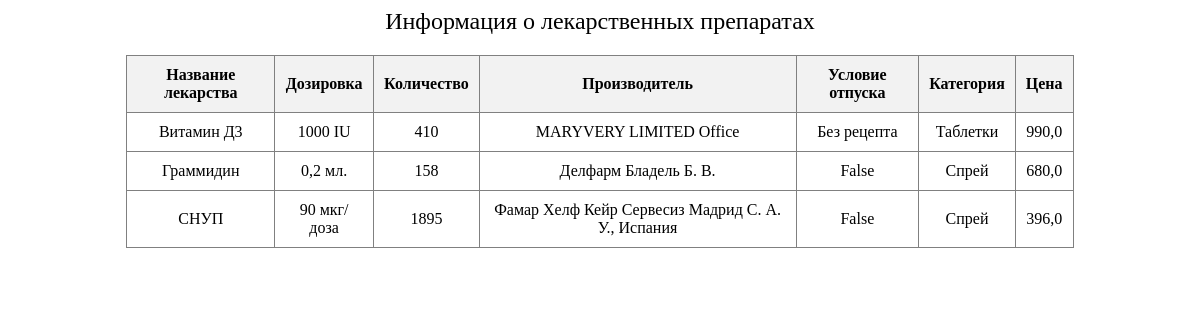
/medicine, run on an earlier commit of the app's database.
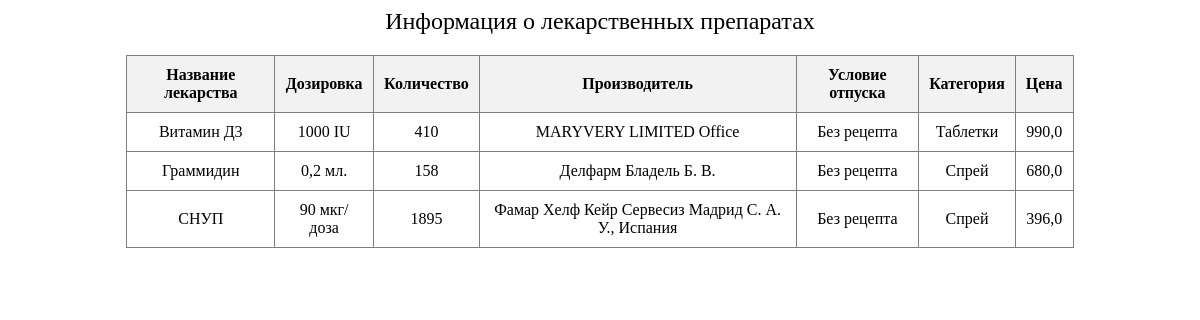
And on a later commit of the database.
### stockinfo/models.py (models this page shows, shortened)
class Medicine(models.Model):
    name = models.CharField(max_length=255, verbose_name='Название лекарства')
    dosage = models.CharField(max_length=255, verbose_name='Дозировка')
    quantity = models.IntegerField(verbose_name='Количество')
    manufacturer = models.CharField(max_length=255, verbose_name='Производитель')
    prescription_required = models.CharField(max_length=255, verbose_name='Условия отпуска')
    category = models.CharField(max_length=255, verbose_name='Категория')
    price = models.FloatField(null=True, blank=True, verbose_name='Цена')
    class Meta:
        verbose_name_plural = 'Лекарства'
        verbose_name = 'Лекарство'
        ordering = ['name']

### stockinfo/views.py (the view)
# urls.py: path('medicine', views.medicines1),
def medicines1(request):
    medicine = Medicine.objects.all()
    return render(request, "stockinfo/medicine.html", {
        'var_med': medicine,
    })

### stockinfo/templates/stockinfo/medicine.html (shortened to what this page needs)
<!DOCTYPE html>
<html lang="ru">
<head>
</head>
<body>
    <div align="center" style="font-size: 24px; margin-bottom: 20px">Информация о лекарственных препаратах</div>
    <table align="center" border="1" cellpadding="10" cellspacing="0" style="border-collapse: collapse; width: 80%;">
        <thead>
            <tr>
                <th style="background-color: #f2f2f2;">Название лекарства</th>
                <th style="background-color: #f2f2f2;">Дозировка</th>
                <th style="background-color: #f2f2f2;">Количество</th>
                <th style="background-color: #f2f2f2;">Производитель</th>
                <th style="background-color: #f2f2f2;">Условие отпуска</th>
                <th style="background-color: #f2f2f2;">Категория</th>
                <th style="background-color: #f2f2f2;">Цена</th>
            </tr>
        </thead>
        <tbody>
            {% for medicine in var_med %}
                <tr>
                    <td align="center">{{ medicine.name }}</td>
                    <td align="center">{{ medicine.dosage }}</td>
                    <td align="center">{{ medicine.quantity }}</td>
                    <td align="center">{{ medicine.manufacturer }}</td>
                    <td align="center">{{ medicine.prescription_required }}</td>
                    <td align="center">{{ medicine.category }}</td>
                    <td align="center">{{ medicine.price }}</td>
                </tr>
            {% endfor %}
        </tbody>
    </table>
</body>
</html>

What changed in the data, as far as the page shows it:
changed Medicine "Граммидин": prescription_required "False" → "Без рецепта"
changed Medicine "СНУП": prescription_required "False" → "Без рецепта"
